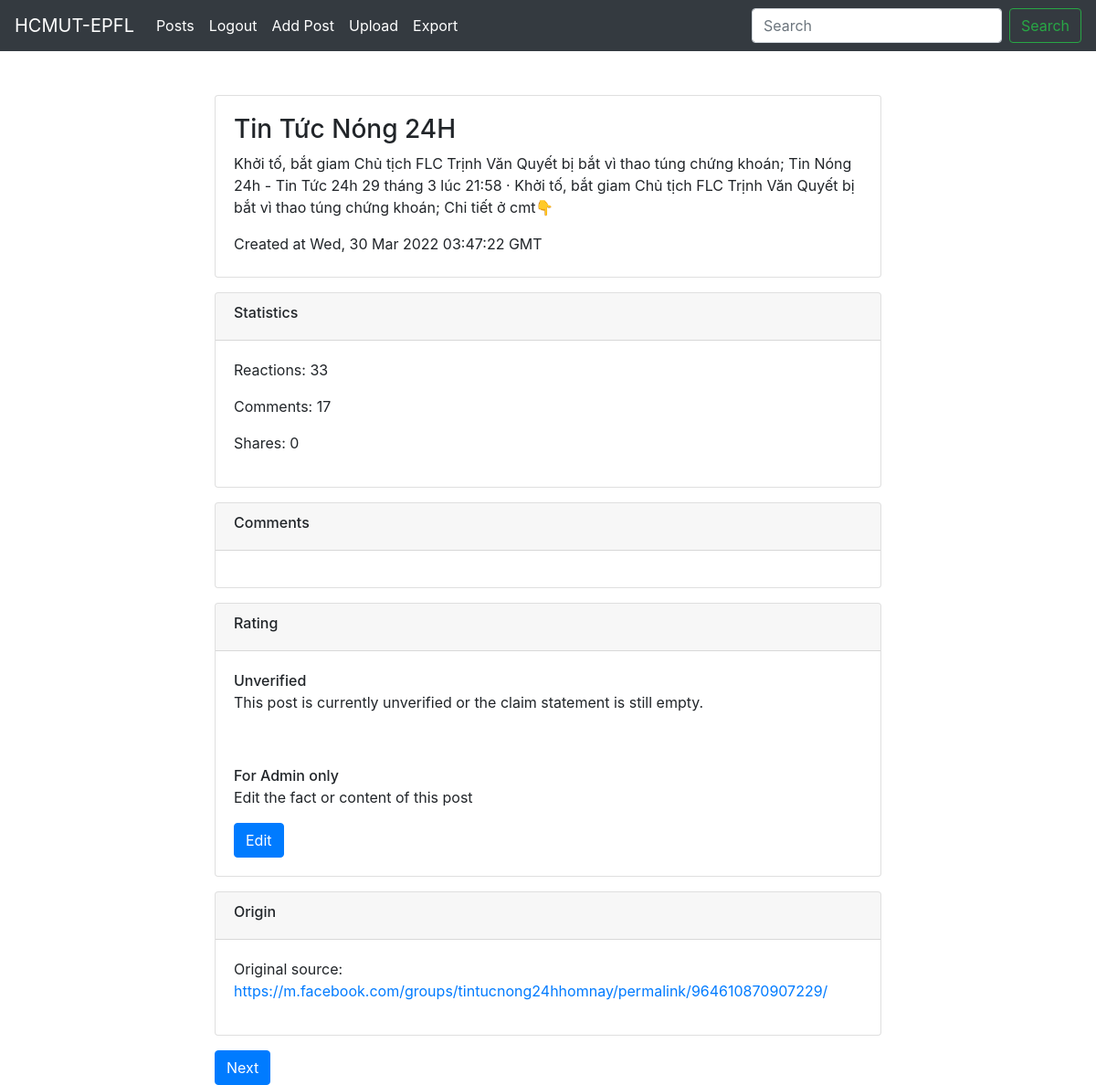
Screenshot of /news/4 (signed in) with the database file from the repository.
### src/model/post.py (models this page shows, shortened)
class Post(db.Model):
    id = db.Column(db.Integer, primary_key=True)
    time = db.Column(db.Text)
    text = db.Column(db.Text)
    shortened_text = db.Column(db.Text)
    url = db.Column(db.String(140))
    comments_count = db.Column(db.Integer)
    reactions_count = db.Column(db.Integer)
    shares_count = db.Column(db.Integer)
    comments = db.Column(db.Text)
    group_name = db.Column(db.Text)
    medical_news = db.Column(db.Boolean)
    true_news = db.Column(db.Boolean)
    claim_info = db.Column(db.Text)

### src/posts/blueprint.py (the view)
@posts.route('/<id>')
def post_detail(id):
    q = request.args.get('q')
    print("q:",q)
    if q:
        full_url = url_for('posts.posts_list', **request.args)
        return redirect(full_url)
    post = Post.query.filter(Post.id==id).first_or_404()
    return render_template('html/post_detail.html', post=post)

### src/templates/html/post_detail.html (shortened to what this page needs)
{% extends 'base.html' %}
{% block content %}
<div class="col-8 mx-auto">
   <div class="wp-block-snopes-fact-check-claim card mb-3 header">
      <div class="claim-text card-body pb-0">
         <h3 class="title">
            {{post.group_name}}
         </h3>
         <p class="subtitle">
            {{post.text}}
         </p>
         <span class="published-date">Created at {{post.time}}</span>
         <br>
         <br>
      </div>
   </div>
   <div class="wp-block-snopes-fact-check-claim card mb-3">
      <div class="card-header">
         <h3 class="h6">Statistics</h3>
      </div>
      <div class="claim-text card-body">
         <p>Reactions: {{post.reactions_count}}</p>
         <p>Comments: {{post.comments_count}}</p>
         <p>Shares: {{post.shares_count}}</p>
      </div>
   </div>
   <div class="wp-block-snopes-fact-check-claim card mb-3">
      <div class="card-header">
         <h3 class="h6">Comments</h3>
      </div>
      <div class="claim-text card-body">
      </div>
   </div>
   <div
      class="wp-block-snopes-fact-check-rating card mb-3"
      data-component="claim-rating"
      >
      <div class="card-header">
         <h3 class="h6">Rating</h3>
      </div>
      {% if post.claim_info|length>0 %}
      <div class="card-body">
         <div class="media position-relative">
            <div class="avatar-md avatar-lg-large mr-3">
               <figure class="figure w-50 mb-0">
                  <img alt="Mixture" class="figure-image img-responsive img-fluid w-50" height="50px"
                       src="{% if post.true_news %}
                       https://www.pikpng.com/pngl/m/27-278340_download-button-correct-png-clipart.png
                       {% else %}
                       https://esquilo.io/png/thumb/7H0a9WDCxlqzXxs-Wrong-Sign-PNG-File.png
                       {% endif %}"
                       width="50px">
                  </img>
               </figure>
            </div>
            <div class="media-body d-flex flex-column align-self-center">
               <span class="h3 rating-label-mixture">{{post.rating_text}}</span>
            </div>
         </div>
      </div>
      {% if post.true_news %}
      <div class="claim-text card-body">
         <span class="h6 mb-1">What's True</span>
         <p>{{post.claim_info}}</p>
      </div>
      {% endif %}
      {% if not post.true_news %}
      <div class="claim-text card-body">
         <span class="h6 mb-1">What's False</span>
         <p>{{post.claim_info}}</p>
      </div>
      {% endif %}
      <!-- {% if post.ctx_info|length>0%}
      <div class="claim-text card-body">
         <span class="h6 mb-1">Context</span>
         <p>{{post.ctx_info}}</p>
      </div>
      {% endif %} -->
      {%else%}
      <div class="claim-text card-body">
         <span class="h6 mb-1">Unverified</span>
         <p>This post is currently unverified or the claim statement is still empty.</p>
      </div>
      {%endif%}
      {%if current_user.is_authenticated %}
      <div class="card-body">
         <span class="h6 mb-1">For Admin only</span>
         <p>Edit the fact or content of this post</p>
         <form action="{{ url_for('posts.post_update', id=post.id) }}">
            <button class="btn btn-primary">Edit</button>
         </form>
      </div>
      {%endif%}
   </div>
   <div class="wp-block-snopes-fact-check-claim card mb-3">
      <div class="card-header">
         <h3 class="h6">Origin</h3>
      </div>
      <div class="single-body card-body rich-text">
         <p>Original source: <a href={{post.url}}>{{post.url}}</a></p>
      </div>
   </div>
   <form action="{{ url_for('posts.post_detail', id=post.id+1) }}">
      <button class="btn btn-primary">Next</button>
   </form>
</div>
{% endblock %}

### rows the page displays
Post: group_name "Tin Tức Nóng 24H", text "Khởi tố, bắt giam Chủ tịch FLC Trịnh Văn Quyết bị bắt vì thao túng chứng khoán; Tin Nóng 24h - Tin Tức 24h 29 tháng 3 lúc 21:58 · Khởi tố, bắt giam Chủ tịch FLC Trịnh Văn Quyết bị bắt vì thao túng chứng khoán; Chi tiết ở cmt👇", time "Wed, 30 Mar 2022 03:47:22 GMT", reactions_count "33", comments_count "17", shares_count "0", url "https://m.facebook.com/groups/tintucnong24hhomnay/permalink/964610870907229/"

### other values shown
{{ title }} "Posts"
